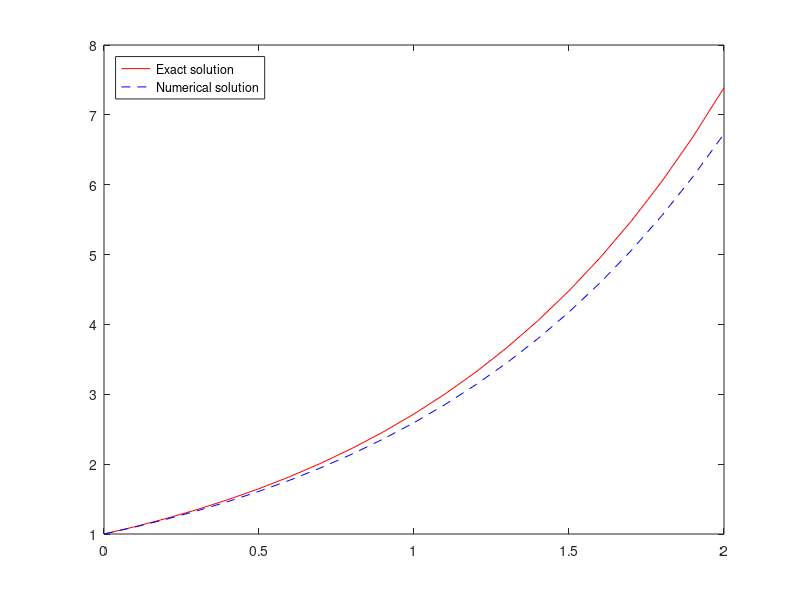

This chart was generated by the following MATLAB code:
format long e

x0=1
t0=0
tf=2
K=1
h=1e-1
x=x0;
X = [];
T = t0:h:tf;
% T = linspace(t0,h,tf)
for t = T
  X = [X x];
  x = x + h*K*x;
end
X(end)
exp(K*tf)
abs(X(end)-exp(K*tf))
plot(T,exp(K*T),'r-',T,X,'b--')
legend('Exact solution','Numerical solution','Location','northwest')
